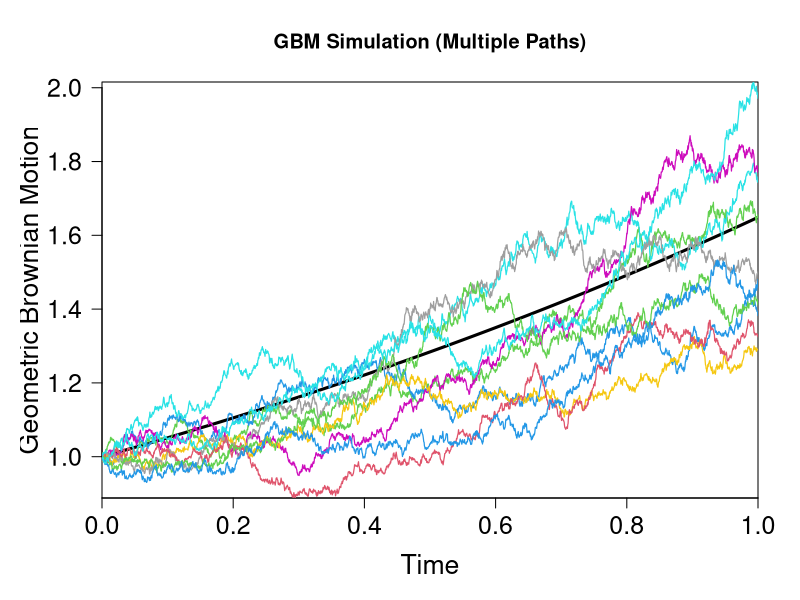

R code for this plot:
N <- 2000
t <- 0:N
dt <- 1 / N

mu <- 0.5
sigma <- 0.2
nsim <- 10

par(oma = c(0, 1, 0, 0))

# Brownian increments
X <- matrix(
  rnorm(nsim * N, mean = 0, sd = sqrt(dt)),
  nrow = nsim,
  ncol = N
)

# Brownian motion paths
X <- cbind(0, t(apply(X, 1, cumsum)))

# GBM transformation
for (i in 1:nsim) {
  X[i, ] <- exp(mu * t * dt + sigma * X[i, ] - 0.5 * sigma^2 * t * dt)
}

# Plot expectation
plot(
  t * dt,
  exp(mu * t * dt),
  xlab = "Time",
  ylab = "Geometric Brownian Motion",
  lwd = 3,
  ylim = c(min(X), max(X)),
  type = "l",
  col = "black",
  las = 1,
  cex.axis = 1.5,
  cex.lab = 1.6,
  xaxs = "i",
  yaxs = "i",
  main = "GBM Simulation (Multiple Paths)"
)

# Add simulated paths
for (i in 1:nsim) {
  lines(
    t * dt,
    X[i, ],
    lwd = 1.2,
    col = 2 + (i %% 7)
  )
}
